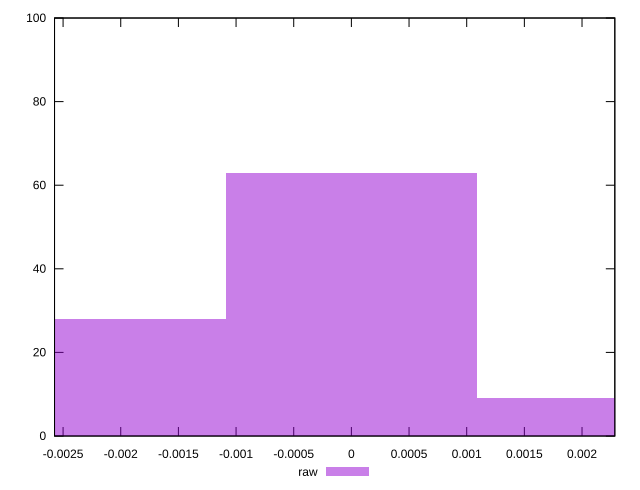

The script that saved this image:
reset

$raw <<EOF
0 63
-0.0021758275205438138 28
0.0021758275205438138 9
EOF

set key outside below
set boxwidth 0.0021758275205438138
set xrange [-0.0025741208050773018:0.0022844313734486075]
set yrange [0:100]
set trange [0:100]
set style fill transparent solid 0.5 noborder
set terminal svg size 640, 490 enhanced background rgb 'white'
set output "report_00026_2021-02-22T21:38:55.199Z/meta/pScore-difference/samples/pages/raw/histogram.svg"

plot $raw title "raw" with boxes

reset
